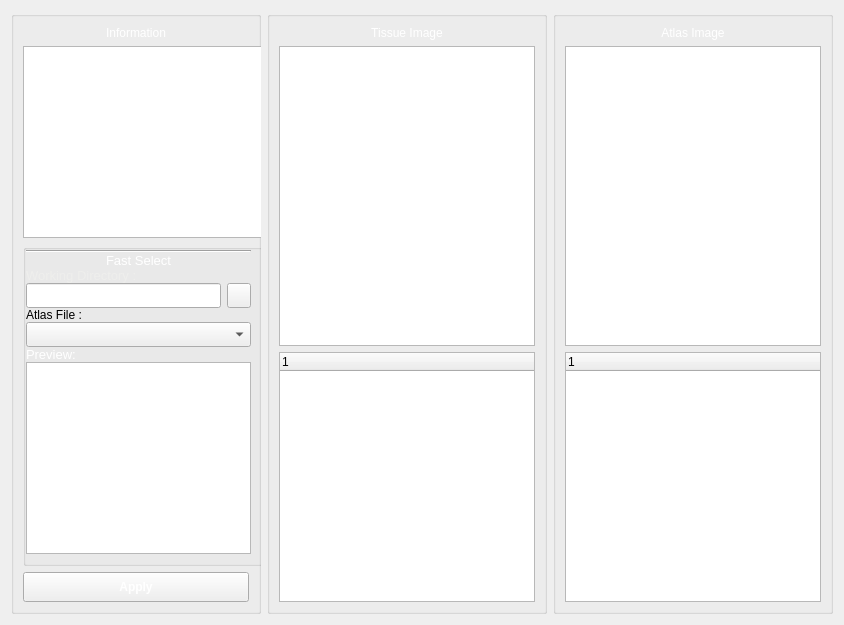
         <widget class="QWidget" name="tabLandmarks">
          <attribute name="title">
           <string>LandMark Detection</string>
          </attribute>
          <layout class="QHBoxLayout" name="horizontalLayout_9">
           <item>
            <widget class="QGroupBox" name="groupBox">
             <property name="maximumSize">
              <size>
               <width>250</width>
               <height>16777215</height>
              </size>
             </property>
             <property name="title">
              <string/>
             </property>
             <layout class="QVBoxLayout" name="verticalLayout_6">
              <item>
               <widget class="QLabel" name="lblLandMarkInfoTitle">
                <property name="text">
                 <string>&lt;html&gt;&lt;head/&gt;&lt;body&gt;&lt;p align=&quot;center&quot;&gt;&lt;span style=&quot; color:#ffffff;&quot;&gt;Information&lt;/span&gt;&lt;/p&gt;&lt;/body&gt;&lt;/html&gt;</string>
                </property>
               </widget>
              </item>
              <item>
               <widget class="QTextBrowser" name="lblLandmarkInfoContent">
                <property name="minimumSize">
                 <size>
                  <width>240</width>
                  <height>0</height>
                 </size>
                </property>
                <property name="maximumSize">
                 <size>
                  <width>240</width>
                  <height>16777215</height>
                 </size>
                </property>
                <property name="html">
                 <string>&lt;!DOCTYPE HTML PUBLIC &quot;-//W3C//DTD HTML 4.0//EN&quot; &quot;http://www.w3.org/TR/REC-html40/strict.dtd&quot;&gt;
&lt;html&gt;&lt;head&gt;&lt;meta name=&quot;qrichtext&quot; content=&quot;1&quot; /&gt;&lt;style type=&quot;text/css&quot;&gt;
p, li { white-space: pre-wrap; }
&lt;/style&gt;&lt;/head&gt;&lt;body style=&quot; font-family:'Ubuntu'; font-size:11pt; font-weight:400; font-style:normal;&quot;&gt;
&lt;p style=&quot; margin-top:0px; margin-bottom:0px; margin-left:0px; margin-right:0px; -qt-block-indent:0; text-indent:0px;&quot;&gt;&lt;span style=&quot; font-size:9pt; font-weight:600; color:#ffffff;&quot;&gt;Atlas to slice Registration:&lt;/span&gt;&lt;/p&gt;
&lt;p style=&quot;-qt-paragraph-type:empty; margin-top:0px; margin-bottom:0px; margin-left:0px; margin-right:0px; -qt-block-indent:0; text-indent:0px; font-size:9pt; color:#ffffff;&quot;&gt;&lt;br /&gt;&lt;/p&gt;
&lt;p style=&quot; margin-top:0px; margin-bottom:0px; margin-left:0px; margin-right:0px; -qt-block-indent:0; text-indent:0px;&quot;&gt;&lt;span style=&quot; font-size:9pt; color:#ffffff;&quot;&gt;1- Press the Auto detect Button&lt;/span&gt;&lt;/p&gt;
&lt;p style=&quot;-qt-paragraph-type:empty; margin-top:0px; margin-bottom:0px; margin-left:0px; margin-right:0px; -qt-block-indent:0; text-indent:0px; font-size:9pt; color:#ffffff;&quot;&gt;&lt;br /&gt;&lt;/p&gt;
&lt;p style=&quot; margin-top:0px; margin-bottom:0px; margin-left:0px; margin-right:0px; -qt-block-indent:0; text-indent:0px;&quot;&gt;&lt;span style=&quot; font-size:9pt; color:#ffffff;&quot;&gt;2- Choose important Landmarks&lt;br /&gt;&lt;br /&gt;3- Press Accept&lt;/span&gt;&lt;/p&gt;&lt;/body&gt;&lt;/html&gt;</string>
                </property>
               </widget>
              </item>
              <item>
               <widget class="QGroupBox" name="landmarkfastselect">
                <property name="minimumSize">
                 <size>
                  <width>240</width>
                  <height>300</height>
                 </size>
                </property>
                <property name="maximumSize">
                 <size>
                  <width>250</width>
                  <height>16777215</height>
                 </size>
                </property>
                <property name="title">
                 <string/>
                </property>
                <layout class="QGridLayout" name="gridLayout_7">
                 <property name="leftMargin">
                  <number>0</number>
                 </property>
                 <property name="topMargin">
                  <number>0</number>
                 </property>
                 <property name="verticalSpacing">
                  <number>0</number>
                 </property>
                 <item row="9" column="0" colspan="3">
                  <widget class="QComboBox" name="cmbSelectImage">
                   <property name="minimumSize">
                    <size>
                     <width>0</width>
                     <height>25</height>
                    </size>
                   </property>
                  </widget>
                 </item>
                 <item row="0" column="0" rowspan="2" colspan="3">
                  <widget class="Line" name="line_3">
                   <property name="orientation">
                    <enum>Qt::Horizontal</enum>
                   </property>
                  </widget>
                 </item>
                 <item row="2" column="0" colspan="3">
                  <widget class="QLabel" name="label_27">
                   <property name="text">
                    <string>&lt;html&gt;&lt;head/&gt;&lt;body&gt;&lt;p&gt;&lt;span style=&quot; font-size:10pt; color:#ffffff;&quot;&gt;Fast Select&lt;/span&gt;&lt;/p&gt;&lt;/body&gt;&lt;/html&gt;</string>
                   </property>
                   <property name="alignment">
                    <set>Qt::AlignCenter</set>
                   </property>
                  </widget>
                 </item>
                 <item row="7" column="0" colspan="2">
                  <widget class="QLineEdit" name="txtbrowse">
                   <property name="minimumSize">
                    <size>
                     <width>0</width>
                     <height>25</height>
                    </size>
                   </property>
                   <property name="readOnly">
                    <bool>true</bool>
                   </property>
                  </widget>
                 </item>
                 <item row="7" column="2">
                  <widget class="QToolButton" name="btnBrowseImage">
                   <property name="minimumSize">
                    <size>
                     <width>0</width>
                     <height>25</height>
                    </size>
                   </property>
                   <property name="styleSheet">
                    <string notr="true">#btnApply{
color:#fff;
font-size:12px;
font-weight:bold;}</string>
                   </property>
                   <property name="text">
                    <string/>
                   </property>
                   <property name="icon">
                    <iconset>
                     <normaloff>:/newPrefix/Icons/browse.svg</normaloff>:/newPrefix/Icons/browse.svg</iconset>
                   </property>
                   <property name="iconSize">
                    <size>
                     <width>16</width>
                     <height>16</height>
                    </size>
                   </property>
                  </widget>
                 </item>
                 <item row="6" column="0">
                  <widget class="QLabel" name="label_28">
                   <property name="text">
                    <string>&lt;html&gt;&lt;head/&gt;&lt;body&gt;&lt;p&gt;&lt;span style=&quot; font-size:10pt; color:#eeeeec;&quot;&gt;Working Directory :&lt;/span&gt;&lt;/p&gt;&lt;/body&gt;&lt;/html&gt;</string>
                   </property>
                  </widget>
                 </item>
                 <item row="11" column="0" colspan="3">
                  <widget class="PhotoViewer" name="atlasPreview">
                   <property name="minimumSize">
                    <size>
                     <width>0</width>
                     <height>150</height>
                    </size>
                   </property>
                  </widget>
                 </item>
                 <item row="10" column="0" colspan="2">
                  <widget class="QLabel" name="label_30">
                   <property name="text">
                    <string>&lt;html&gt;&lt;head/&gt;&lt;body&gt;&lt;p&gt;&lt;span style=&quot; font-size:10pt; color:#ffffff;&quot;&gt;Preview:&lt;/span&gt;&lt;/p&gt;&lt;/body&gt;&lt;/html&gt;</string>
                   </property>
                  </widget>
                 </item>
                 <item row="8" column="0" colspan="2">
                  <widget class="QLabel" name="label_29">
                   <property name="text">
                    <string>&lt;html&gt;&lt;head/&gt;&lt;body&gt;&lt;p&gt;&lt;span style=&quot; font-size:10pt; color:#ffffff;&quot;&gt;Atlas File :&lt;/span&gt;&lt;/p&gt;&lt;/body&gt;&lt;/html&gt;</string>
                   </property>
                  </widget>
                 </item>
                </layout>
               </widget>
              </item>
              <item>
               <widget class="QToolButton" name="btnAutoDetect">
                <property name="minimumSize">
                 <size>
                  <width>0</width>
                  <height>30</height>
                 </size>
                </property>
                <property name="maximumSize">
                 <size>
                  <width>240</width>
                  <height>16777215</height>
                 </size>
                </property>
                <property name="styleSheet">
                 <string notr="true">#btnAutoDetect{
color:#fff;
font-size:12px;
font-weight:bold;}</string>
                </property>
                <property name="text">
                 <string>Apply</string>
                </property>
               </widget>
              </item>
             </layout>
            </widget>
           </item>
           <item>
            <widget class="QGroupBox" name="groupBox_6">
             <property name="title">
              <string/>
             </property>
             <layout class="QVBoxLayout" name="verticalLayout">
              <item>
               <widget class="QLabel" name="lblLandmark">
                <property name="text">
                 <string>&lt;html&gt;&lt;head/&gt;&lt;body&gt;&lt;p align=&quot;center&quot;&gt;&lt;span style=&quot; color:#ffffff;&quot;&gt;Tissue Image&lt;/span&gt;&lt;/p&gt;&lt;/body&gt;&lt;/html&gt;</string>
                </property>
               </widget>
              </item>
              <item>
               <widget class="PhotoViewer" name="attlasViewFrist">
                <property name="minimumSize">
                 <size>
                  <width>0</width>
                  <height>250</height>
                 </size>
                </property>
               </widget>
              </item>
              <item>
               <widget class="QTreeWidget" name="attlasListFrist">
                <property name="minimumSize">
                 <size>
                  <width>0</width>
                  <height>200</height>
                 </size>
                </property>
                <property name="maximumSize">
                 <size>
                  <width>16777215</width>
                  <height>250</height>
                 </size>
                </property>
                <column>
                 <property name="text">
                  <string notr="true">1</string>
                 </property>
                </column>
               </widget>
              </item>
             </layout>
            </widget>
           </item>
           <item>
            <widget class="QGroupBox" name="groupBox_7">
             <property name="title">
              <string/>
             </property>
             <layout class="QVBoxLayout" name="verticalLayout_11">
              <item>
               <widget class="QLabel" name="lblLandmarkAtlas">
                <property name="text">
                 <string>&lt;html&gt;&lt;head/&gt;&lt;body&gt;&lt;p align=&quot;center&quot;&gt;&lt;span style=&quot; color:#ffffff;&quot;&gt;Atlas Image&lt;/span&gt;&lt;/p&gt;&lt;/body&gt;&lt;/html&gt;</string>
                </property>
               </widget>
              </item>
              <item>
               <widget class="PhotoViewer" name="attlasViewSecond">
                <property name="minimumSize">
                 <size>
                  <width>0</width>
                  <height>250</height>
                 </size>
                </property>
               </widget>
              </item>
              <item>
               <widget class="QTreeWidget" name="attlasListSecond">
                <property name="minimumSize">
                 <size>
                  <width>0</width>
                  <height>200</height>
                 </size>
                </property>
                <property name="maximumSize">
                 <size>
                  <width>16777215</width>
                  <height>250</height>
                 </size>
                </property>
                <column>
                 <property name="text">
                  <string notr="true">1</string>
                 </property>
                </column>
               </widget>
              </item>
             </layout>
            </widget>
           </item>
          </layout>
         </widget>
